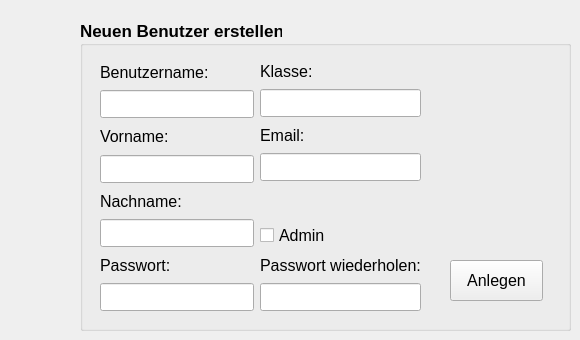
     <widget class="QWidget" name="tab_5">
      <attribute name="title">
       <string>Erstellen</string>
      </attribute>
      <widget class="QGroupBox" name="groupBox_2">
       <property name="geometry">
        <rect>
         <x>80</x>
         <y>20</y>
         <width>491</width>
         <height>311</height>
        </rect>
       </property>
       <property name="font">
        <font>
         <family>Arial</family>
         <pointsize>13</pointsize>
         <weight>75</weight>
         <bold>true</bold>
        </font>
       </property>
       <property name="title">
        <string>Neuen Benutzer erstellen</string>
       </property>
       <widget class="QWidget" name="horizontalLayoutWidget">
        <property name="geometry">
         <rect>
          <x>20</x>
          <y>40</y>
          <width>321</width>
          <height>251</height>
         </rect>
        </property>
        <layout class="QHBoxLayout" name="horizontalLayout_22">
         <item>
          <layout class="QVBoxLayout" name="verticalLayout_11">
           <item>
            <layout class="QVBoxLayout" name="verticalLayout_6">
             <item>
              <widget class="QLabel" name="lblBenutzername">
               <property name="font">
                <font>
                 <family>Arial</family>
                 <pointsize>12</pointsize>
                 <weight>50</weight>
                 <bold>false</bold>
                </font>
               </property>
               <property name="text">
                <string>Benutzername:</string>
               </property>
              </widget>
             </item>
             <item>
              <widget class="QLineEdit" name="edtBenutzername"/>
             </item>
            </layout>
           </item>
           <item>
            <layout class="QVBoxLayout" name="verticalLayout_7">
             <item>
              <widget class="QLabel" name="lblBenutzername_2">
               <property name="font">
                <font>
                 <family>Arial</family>
                 <pointsize>12</pointsize>
                 <weight>50</weight>
                 <bold>false</bold>
                </font>
               </property>
               <property name="text">
                <string>Vorname:</string>
               </property>
              </widget>
             </item>
             <item>
              <widget class="QLineEdit" name="edtVorname">
               <property name="text">
                <string/>
               </property>
              </widget>
             </item>
            </layout>
           </item>
           <item>
            <layout class="QVBoxLayout" name="verticalLayout_8">
             <item>
              <widget class="QLabel" name="lblBenutzername_3">
               <property name="font">
                <font>
                 <family>Arial</family>
                 <pointsize>12</pointsize>
                 <weight>50</weight>
                 <bold>false</bold>
                </font>
               </property>
               <property name="text">
                <string>Nachname:</string>
               </property>
              </widget>
             </item>
             <item>
              <widget class="QLineEdit" name="edtNachname">
               <property name="text">
                <string/>
               </property>
              </widget>
             </item>
            </layout>
           </item>
           <item>
            <layout class="QVBoxLayout" name="verticalLayout">
             <item>
              <widget class="QLabel" name="label_3">
               <property name="font">
                <font>
                 <family>Arial</family>
                 <pointsize>12</pointsize>
                 <weight>50</weight>
                 <bold>false</bold>
                </font>
               </property>
               <property name="text">
                <string>Passwort:</string>
               </property>
              </widget>
             </item>
             <item>
              <widget class="QLineEdit" name="edtPasswort">
               <property name="inputMethodHints">
                <set>Qt::ImhHiddenText|Qt::ImhNoAutoUppercase|Qt::ImhNoPredictiveText|Qt::ImhSensitiveData</set>
               </property>
               <property name="echoMode">
                <enum>QLineEdit::Password</enum>
               </property>
              </widget>
             </item>
            </layout>
           </item>
          </layout>
         </item>
         <item>
          <layout class="QVBoxLayout" name="verticalLayout_12">
           <item>
            <layout class="QVBoxLayout" name="verticalLayout_33">
             <item>
              <widget class="QLabel" name="lblBenutzername_5">
               <property name="font">
                <font>
                 <family>Arial</family>
                 <pointsize>12</pointsize>
                 <weight>50</weight>
                 <bold>false</bold>
                </font>
               </property>
               <property name="text">
                <string>Klasse:</string>
               </property>
              </widget>
             </item>
             <item>
              <widget class="QLineEdit" name="edtKlasse">
               <property name="text">
                <string/>
               </property>
              </widget>
             </item>
            </layout>
           </item>
           <item>
            <layout class="QVBoxLayout" name="verticalLayout_34">
             <item>
              <widget class="QLabel" name="lblBenutzername_6">
               <property name="font">
                <font>
                 <family>Arial</family>
                 <pointsize>12</pointsize>
                 <weight>50</weight>
                 <bold>false</bold>
                </font>
               </property>
               <property name="text">
                <string>Email:</string>
               </property>
              </widget>
             </item>
             <item>
              <widget class="QLineEdit" name="edtEmail"/>
             </item>
            </layout>
           </item>
           <item>
            <layout class="QVBoxLayout" name="verticalLayout_35">
             <property name="spacing">
              <number>0</number>
             </property>
             <property name="sizeConstraint">
              <enum>QLayout::SetFixedSize</enum>
             </property>
             <property name="topMargin">
              <number>36</number>
             </property>
             <item>
              <widget class="QCheckBox" name="checkadmin">
               <property name="font">
                <font>
                 <family>Arial</family>
                 <pointsize>12</pointsize>
                 <weight>50</weight>
                 <bold>false</bold>
                </font>
               </property>
               <property name="text">
                <string>Admin</string>
               </property>
              </widget>
             </item>
            </layout>
           </item>
           <item>
            <layout class="QVBoxLayout" name="verticalLayout_36">
             <item>
              <widget class="QLabel" name="label_5">
               <property name="font">
                <font>
                 <family>Arial</family>
                 <pointsize>12</pointsize>
                 <weight>50</weight>
                 <bold>false</bold>
                </font>
               </property>
               <property name="text">
                <string>Passwort wiederholen:</string>
               </property>
              </widget>
             </item>
             <item>
              <widget class="QLineEdit" name="edtPasswort_2">
               <property name="inputMethodHints">
                <set>Qt::ImhHiddenText|Qt::ImhNoAutoUppercase|Qt::ImhNoPredictiveText|Qt::ImhSensitiveData</set>
               </property>
               <property name="echoMode">
                <enum>QLineEdit::Password</enum>
               </property>
               <property name="clearButtonEnabled">
                <bool>false</bool>
               </property>
              </widget>
             </item>
            </layout>
           </item>
          </layout>
         </item>
        </layout>
       </widget>
       <widget class="QPushButton" name="btnRegistrieren">
        <property name="geometry">
         <rect>
          <x>370</x>
          <y>240</y>
          <width>93</width>
          <height>41</height>
         </rect>
        </property>
        <property name="font">
         <font>
          <family>Arial</family>
          <pointsize>12</pointsize>
          <weight>50</weight>
          <bold>false</bold>
         </font>
        </property>
        <property name="text">
         <string>Anlegen</string>
        </property>
       </widget>
      </widget>
     </widget>
